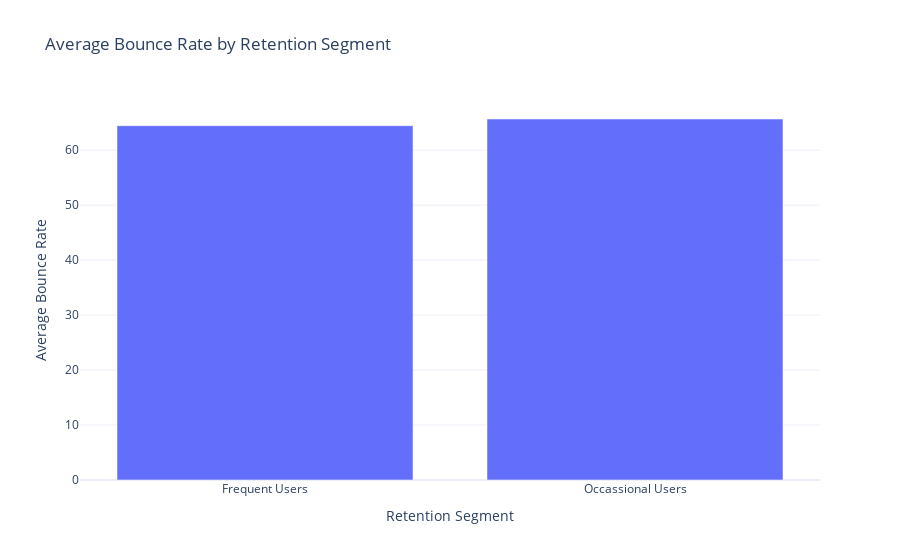

The code cell stored with this chart in its notebook:
### Code cell
# calculate average bounce rate for each retention segment
segment_bounce_rates = data.groupby('Retention Segment')['Bounce Rate'].mean().reset_index()
# visualize average bounce rates by retention segment
bar_fig = px.bar(segment_bounce_rates, x='Retention Segment', y='Bounce Rate',
                 title='Average Bounce Rate by Retention Segment',
                 labels={'Retention Segment': 'Retention Segment', 'Bounce Rate': 'Average Bounce Rate'})
bar_fig.show()

### Figure 1 — Plotly figure (JSON) as saved in the notebook; plotly's stock layout.template omitted (floating-point values rounded to 4 significant figures)
{"data": [{"alignmentgroup": "True", "hovertemplate": "Retention Segment=%{x}<br>Average Bounce Rate=%{y}<extra></extra>", "legendgroup": "", "marker": {"color": "#636efa", "pattern": {"shape": ""}}, "name": "", "offsetgroup": "", "orientation": "v", "showlegend": false, "textposition": "auto", "type": "bar", "x": ["Frequent Users", "Occassional Users"], "xaxis": "x", "y": [64.45, 65.67], "yaxis": "y"}], "layout": {"barmode": "relative", "legend": {"tracegroupgap": 0}, "title": {"text": "Average Bounce Rate by Retention Segment"}, "xaxis": {"anchor": "y", "domain": [0, 1], "title": {"text": "Retention Segment"}}, "yaxis": {"anchor": "x", "domain": [0, 1], "title": {"text": "Average Bounce Rate"}}}}
